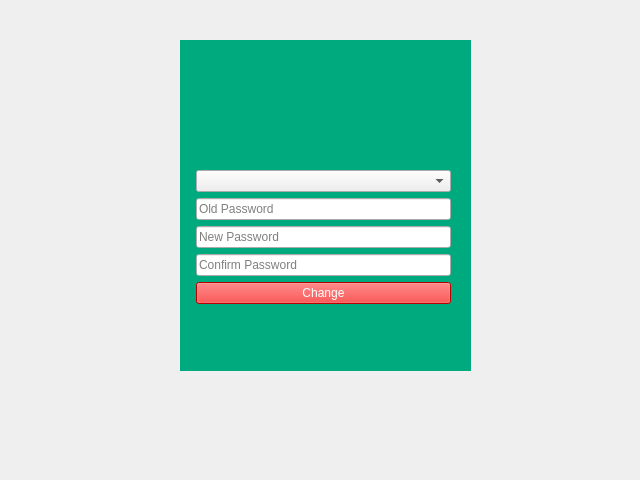
<?xml version="1.0" encoding="UTF-8"?>
<ui version="4.0">
 <class>changepassword</class>
 <widget class="QWidget" name="changepassword">
  <property name="geometry">
   <rect>
    <x>0</x>
    <y>0</y>
    <width>640</width>
    <height>480</height>
   </rect>
  </property>
  <property name="windowTitle">
   <string>change password</string>
  </property>
  <widget class="QWidget" name="signupwidget" native="true">
   <property name="geometry">
    <rect>
     <x>180</x>
     <y>40</y>
     <width>291</width>
     <height>331</height>
    </rect>
   </property>
   <property name="styleSheet">
    <string notr="true">background-color: rgb(0, 170, 127);</string>
   </property>
   <widget class="QLabel" name="signuplabel">
    <property name="geometry">
     <rect>
      <x>80</x>
      <y>10</y>
      <width>141</width>
      <height>111</height>
     </rect>
    </property>
    <property name="styleSheet">
     <string notr="true">border-image: url(:/tst-imgs/large-icon-user.png);</string>
    </property>
    <property name="text">
     <string/>
    </property>
   </widget>
   <zorder>signuplabel</zorder>
   <zorder>formWidget</zorder>
  </widget>
  <widget class="QWidget" name="formWidget" native="true">
   <property name="geometry">
    <rect>
     <x>190</x>
     <y>170</y>
     <width>261</width>
     <height>171</height>
    </rect>
   </property>
   <layout class="QFormLayout" name="formLayout_2">
    <item row="1" column="1">
     <widget class="QLineEdit" name="choldpawd">
      <property name="palette">
       <palette>
        <active>
         <colorrole role="Highlight">
          <brush brushstyle="SolidPattern">
           <color alpha="255">
            <red>255</red>
            <green>255</green>
            <blue>255</blue>
           </color>
          </brush>
         </colorrole>
        </active>
        <inactive>
         <colorrole role="Highlight">
          <brush brushstyle="SolidPattern">
           <color alpha="255">
            <red>255</red>
            <green>255</green>
            <blue>255</blue>
           </color>
          </brush>
         </colorrole>
        </inactive>
        <disabled>
         <colorrole role="Highlight">
          <brush brushstyle="SolidPattern">
           <color alpha="255">
            <red>255</red>
            <green>255</green>
            <blue>255</blue>
           </color>
          </brush>
         </colorrole>
        </disabled>
       </palette>
      </property>
      <property name="autoFillBackground">
       <bool>false</bool>
      </property>
      <property name="styleSheet">
       <string notr="true"/>
      </property>
      <property name="placeholderText">
       <string>Old Password</string>
      </property>
     </widget>
    </item>
    <item row="2" column="1">
     <widget class="QLineEdit" name="chnewpwd">
      <property name="palette">
       <palette>
        <active>
         <colorrole role="Highlight">
          <brush brushstyle="SolidPattern">
           <color alpha="255">
            <red>255</red>
            <green>255</green>
            <blue>255</blue>
           </color>
          </brush>
         </colorrole>
        </active>
        <inactive>
         <colorrole role="Highlight">
          <brush brushstyle="SolidPattern">
           <color alpha="255">
            <red>255</red>
            <green>255</green>
            <blue>255</blue>
           </color>
          </brush>
         </colorrole>
        </inactive>
        <disabled>
         <colorrole role="Highlight">
          <brush brushstyle="SolidPattern">
           <color alpha="255">
            <red>255</red>
            <green>255</green>
            <blue>255</blue>
           </color>
          </brush>
         </colorrole>
        </disabled>
       </palette>
      </property>
      <property name="autoFillBackground">
       <bool>false</bool>
      </property>
      <property name="styleSheet">
       <string notr="true"/>
      </property>
      <property name="placeholderText">
       <string>New Password</string>
      </property>
     </widget>
    </item>
    <item row="3" column="1">
     <widget class="QLineEdit" name="cnchnewpwd">
      <property name="placeholderText">
       <string>Confirm Password</string>
      </property>
     </widget>
    </item>
    <item row="4" column="1">
     <widget class="QPushButton" name="changepwd">
      <property name="styleSheet">
       <string notr="true">background-color: rgb(255, 0, 0);
color: rgb(255, 255, 255);</string>
      </property>
      <property name="text">
       <string>Change</string>
      </property>
     </widget>
    </item>
    <item row="0" column="1">
     <widget class="QComboBox" name="usernamecombo"/>
    </item>
   </layout>
  </widget>
 </widget>
 <resources>
  <include location="imgs.qrc"/>
 </resources>
 <connections/>
</ui>
